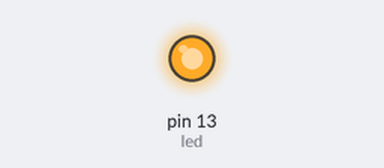
Bench run of a sketch on a simulated Arduino Uno, built with avr-gcc and run on an emulated ATmega328P. Parts: output pins drawn as LEDs (lit = HIGH).

Above: at 2.5 s.
At 7.5 s:
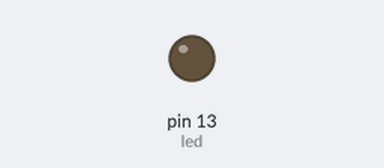
Timing chart, 0 to 13.0 s (numbered marks = the images above):
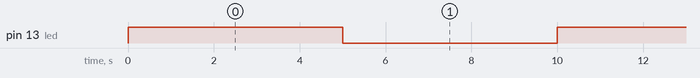

Measured:
- by itself, pin 13 (led): alternates HIGH for 5.0 s and LOW for 5.0 s

The sketch:

Bai1.ino
```cpp
int led = 13;
void setup() {
  // put your setup code here, to run once:
  pinMode(led, OUTPUT);
}

void loop() {
  // put your main code here, to run repeatedly:
  digitalWrite(led, 1);
  delay(5000);
  digitalWrite(led, 0);
  delay(5000);
}
```
